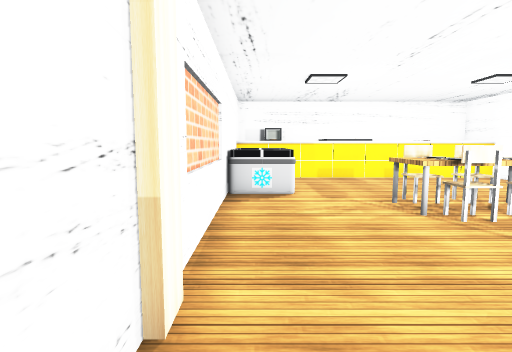
[1] (above)

24 first-person views from a walk through a scene from a Unity 3-D project. The camera is 1.5 m above the floor, tilts 6° down and sees 80° across. Doors are open. The floor is counted in squares, 1 m on a side. Each view is taken from the middle of a square. On the plan, view 1 faces up. The plan holds only what a view shows up to about 15 squares ahead; the rest is blank. The place goes on beyond the plan. The player character is not drawn. Some surface patterns are stand-ins.

[2]
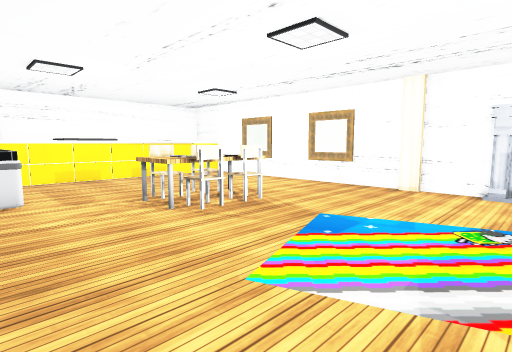

[3]
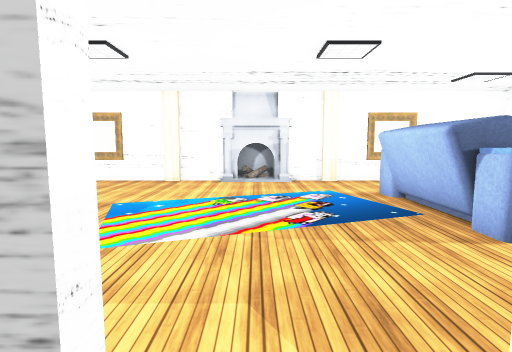

[4]
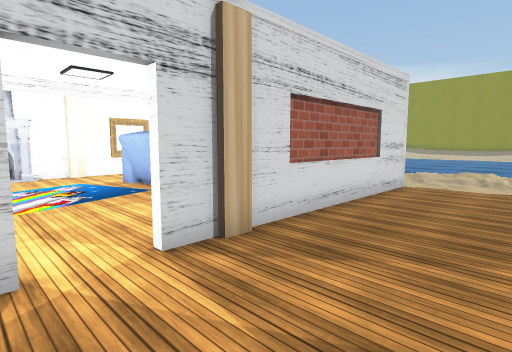

[5]
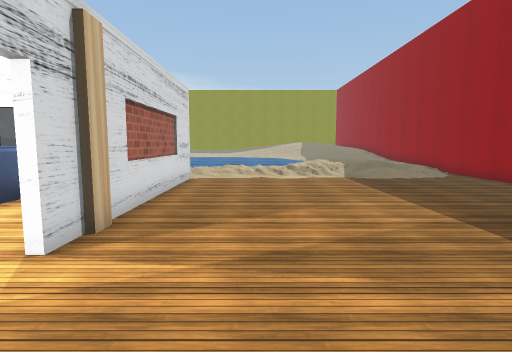

[6]
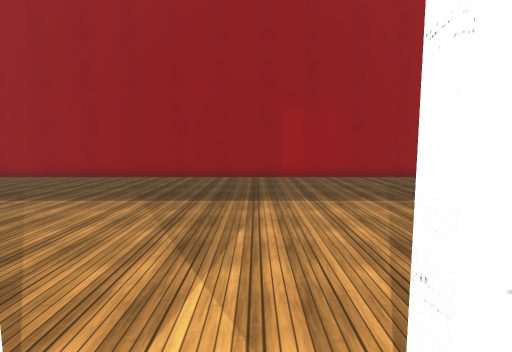

[7]
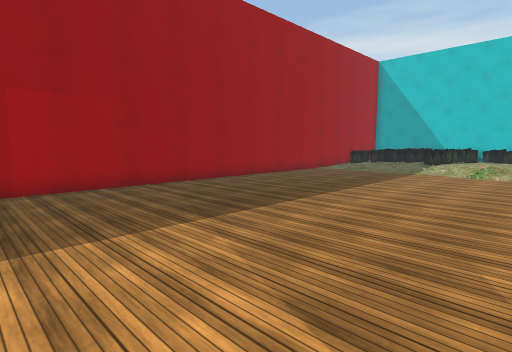

[8]
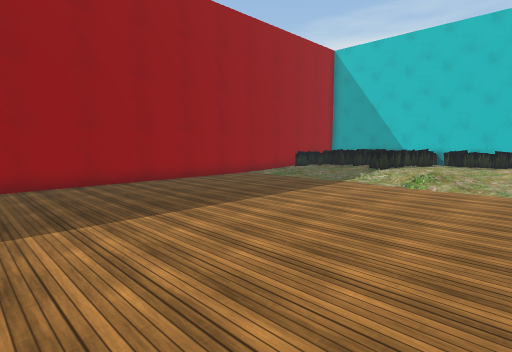

[9]
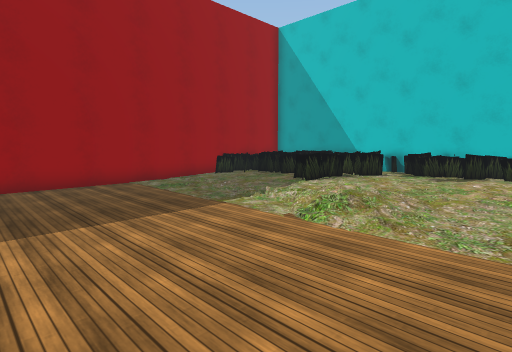

[10]
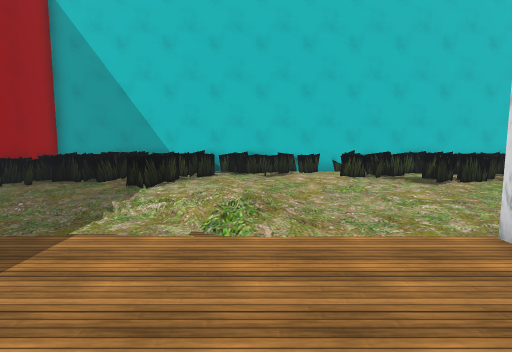

[11]
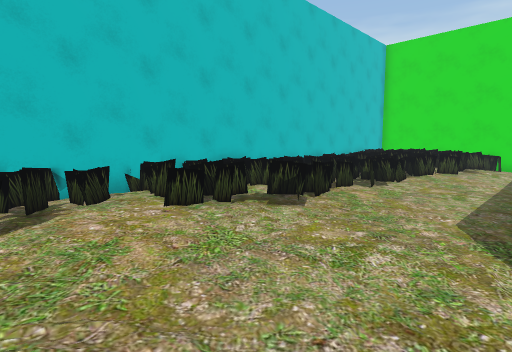

[12]
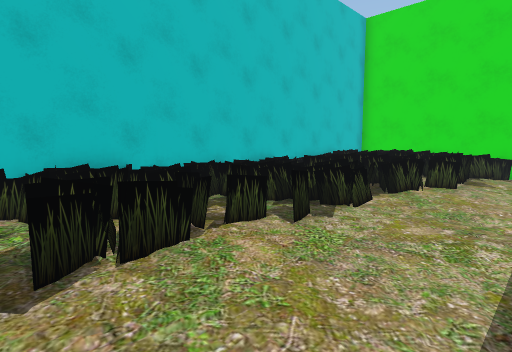

[13]
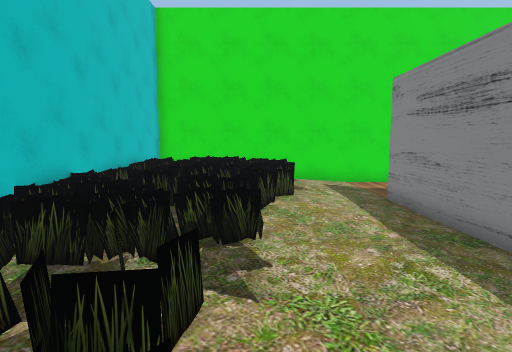

[14]
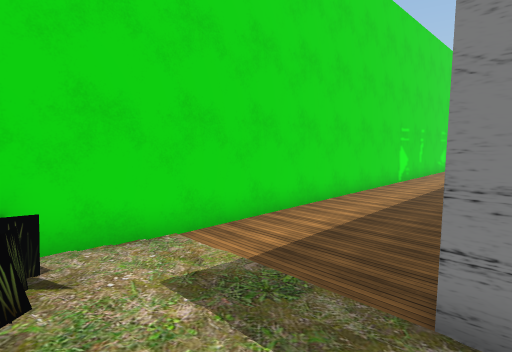

[15]
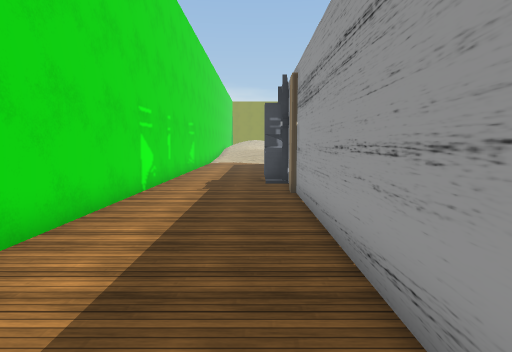

[16]
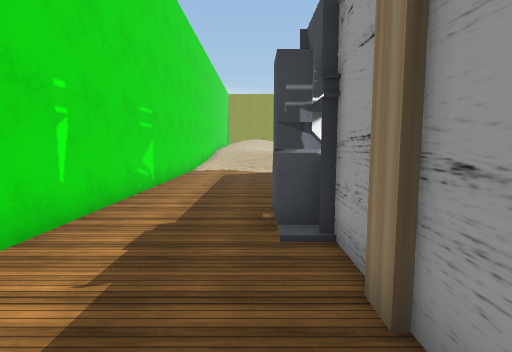

[17]
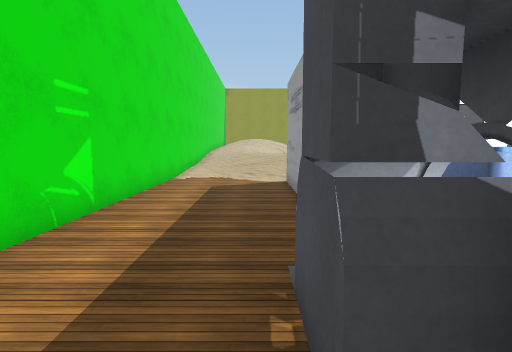

[18]
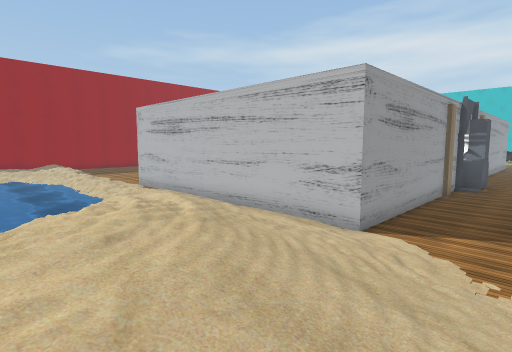

[19]
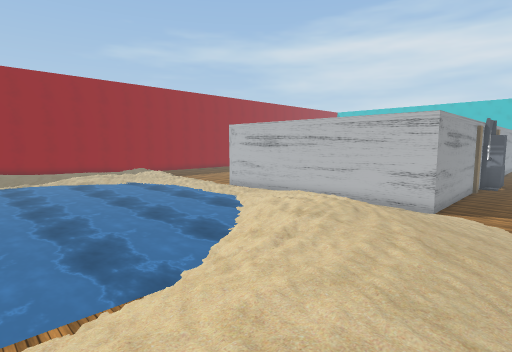

[20]
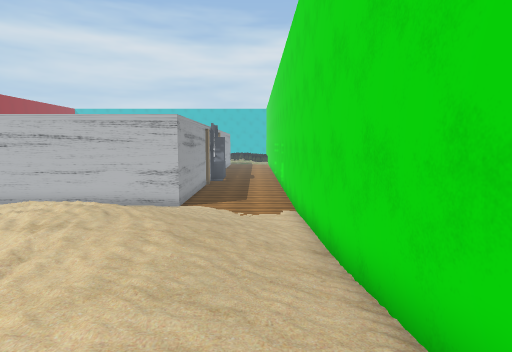

[21]
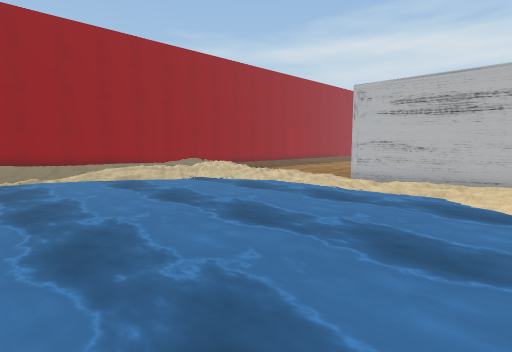

[22]
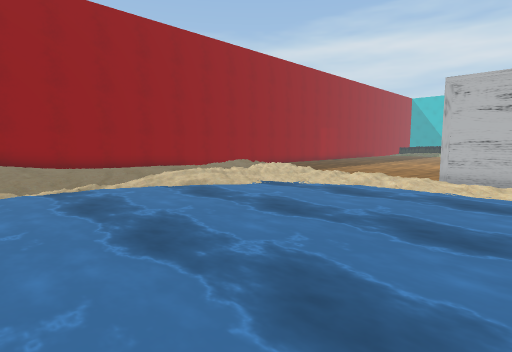

[23]
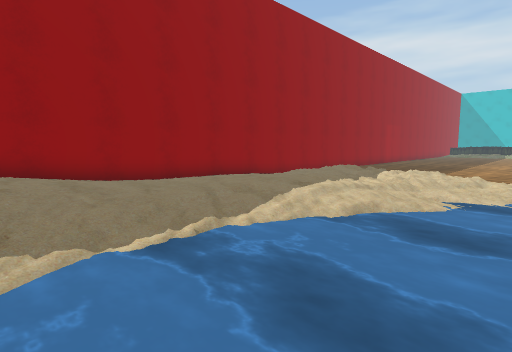

[24]
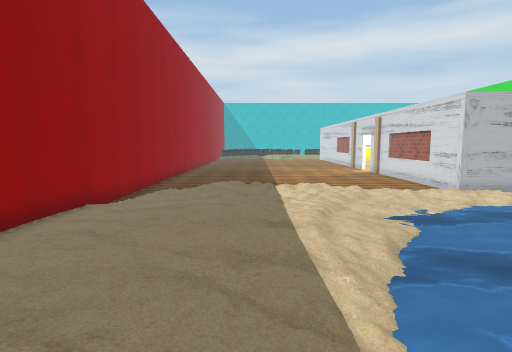

### Floor plan
Key: @ floor where view 1 was taken; # wall or solid block; . main floor; : floor 0.25 m higher than the main floor; + floor 0.5 m higher than the main floor; * floor 0.75 m higher than the main floor; % floor 1 m higher than the main floor; & floor 1.25 m higher than the main floor; / step, stairs or slope; D open door; = window, fence, low wall or low ledge; ~ water the walk can cross; ≈ water the walk keeps out of; O other object.
Columns run from 14 left of view 1 to 16 right of it. Each row starts with its distance up from view 1.
 25 ###############################
 24 #   ==    ::::   =            #
 23 #      :+:::::::  ::          #
 22 #      ++::++++::::: :+       #
 21 #:::::::::::::::+:::::+       #
 20 #:::::::::::::::::::::++++    #
 19 #.::::::::::::::::::::::++++: #
 18 #.:::::///::::::::::::::::::::#
 17 #..:....///...........:::::::.#
 16 #.......//...#OO#OOOOOO#O.....#
 15 #............# ## #    # #....#
 14 #............#############....#
 13 #............#OO.........#....#
 12 #............#  .........#....#
 11 #............#  .........#....#
 10 #............#  ........O#....#
  9 #............#OO.........#....#
  8 #............#....OO ....#....#
  7 #............#....OOO....#....#
  6 #........... #....OOO...O#....#
  5 #............#...........#....#
  4 #........... #...........#....#
  3 #........... O..........OO....#
  2 #........... O...........#....#
  1 #............D..........OO....#
  0 #............D@..........OO...#
 -1 #............D..........OO....#
 -2 #............O...........#....#
 -3 #............#....OOO...OO....#
 -4 #............# ..OOOOO...#....#
 -5 #............#  .O   O  O#....#
 -6 #............#          O#....#
 -7 #............#           #....#
 -8 #............#           #....#
 -9 #............#           #....#
-10 #............#####O#######....#
-11 #.//////.//.....::::::........#
-12 #////////////+:::/// //////...#
-13 #///+//////////::/://///////:.#
-14 #::+++////≈~~~~~~~≈//////////:#
-15 #::+++/::~~~~~~~~~~///*%%%///:#
-16 #:+++++//~~~~~~~~~~~~/*%%%*//:#
-17 #:++++//~~~~~~~~~~~~~≈//%%%//+#
-18 #:++++:/~~~~~~~~~~~~~~≈/*%%*//#
-19 #++++//~~~~~~~~~~~~~~~~//*%%//#
-20 #++++//~~~~~~~~~~~~~~~~///%%*/#
-21 #++++//~~~~~~~~~~~~~~~~≈//%%%*#
-22 #***+//~~~~~~~~~~~~~~~~~///
-23     ///~~ ~~~~~ ~    ~~~/   &

Where each view was taken, in squares from view 1:
view 1: 0 up, 0 right, facing up
view 2: 0 up, 0 right, facing up-right
view 3: 0 up, 2 left, facing right
view 4: 1 up, 5 left, facing down-right
view 5: 3 up, 4 left, facing down
view 6: 0 up, 0 right, facing left
view 7: 0 up, 3 left, facing up-left
view 8: 5 up, 2 left, facing up-left
view 9: 11 up, 2 left, facing up-left
view 10: 11 up, 5 left, facing up
view 11: 16 up, 5 left, facing up-right
view 12: 17 up, 0 right, facing up-right
view 13: 20 up, 1 right, facing right
view 14: 19 up, 10 right, facing down-right
view 15: 13 up, 12 right, facing down
view 16: 6 up, 12 right, facing down
view 17: 2 up, 12 right, facing down
view 18: 17 down, 14 right, facing up-left
view 19: 23 down, 14 right, facing up-left
view 20: 23 down, 14 right, facing up
view 21: 22 down, 5 right, facing up-left
view 22: 23 down, 2 right, facing up-left
view 23: 23 down, 4 left, facing up-left
view 24: 22 down, 9 left, facing up
